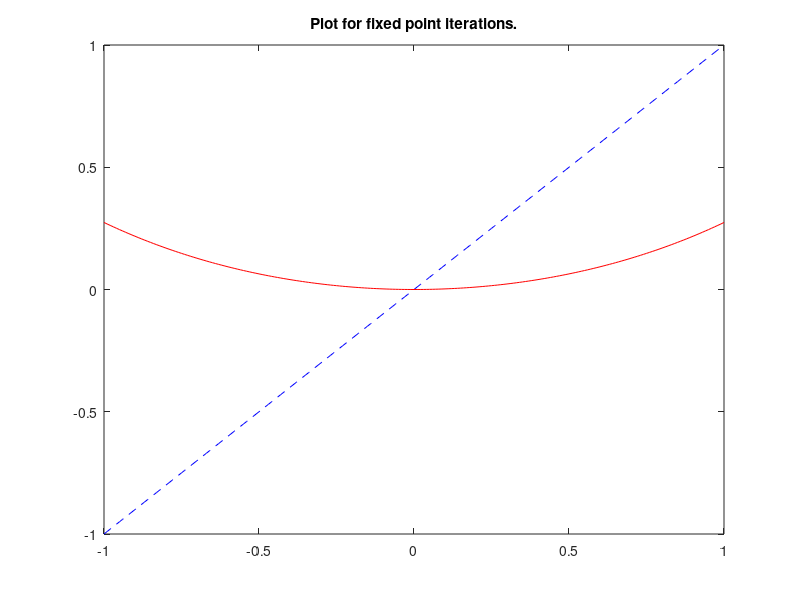

This chart was generated by the following MATLAB code:
x = 0.5;
for I = 1:10
    x = asin((x/2))^2;
    disp(x)
end

x = -1:0.01:1;
y = asin((x/2)).^2;
plot(x, x, 'b--', x, y, 'r-');
title('Plot for fixed point iterations.');

% Checkpoint 4

% Solutions, x = 0 and x = 1.9724
% Substitute back into the equation g(x)
% Because they have different gradients?

